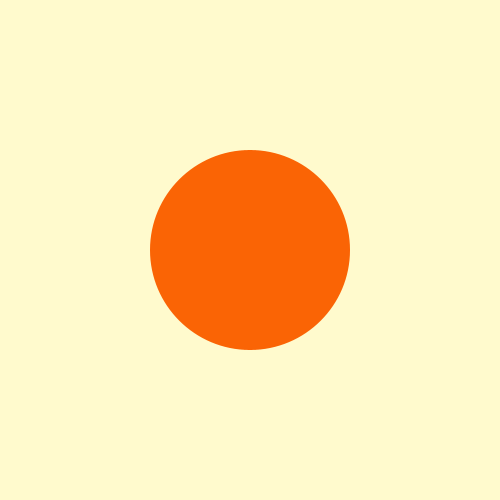
Frame 1 (no input)
Frame 60 (the mouse pressed at the canvas centre just before this capture): identical to frame 1, image omitted
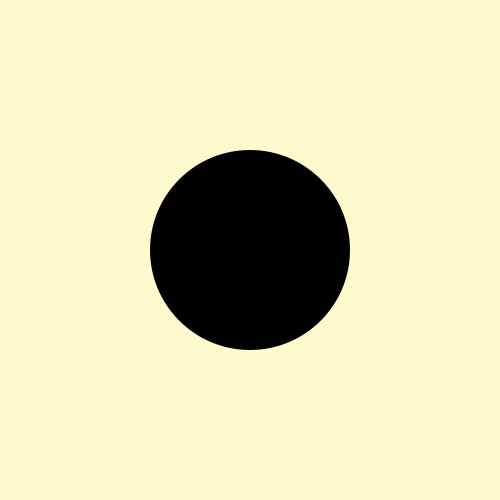
Frame 120 (the mouse held since frame 60 and released just before this capture)

The Processing sketch that drew these frames (run headless with seeded random() and noise(); from frame 60 on, the mouse is pressed at the canvas centre):

// Processing sketch: processing_74881
// ── processing_74881.pde

//tamaño circulo
int x = 250;
int y = 250;
int radio = 100;
 
//Tamaño canvas, y desde donde crece la elipse
void setup() {
  size(500, 500);
  ellipseMode(RADIUS);
}
 
//fondo elipse, y cambio de relleno cuando el cursor pasa por dentro de la elipse
void draw() {
  background(255, 250, 205);
  noStroke();
 
  float d = dist(mouseX, mouseY, x, y);
  if (d < radio) {
    fill(0);
  }
  else {
    fill(250, 100, 5);
  }
  ellipse (x, y, radio, radio);
}
